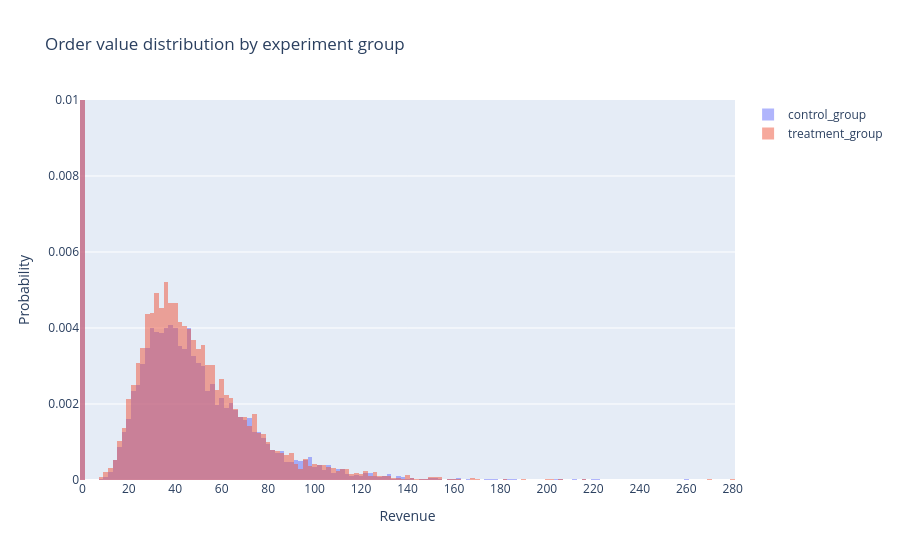

The notebook cell this image was saved under:
### Code cell
fig = go.Figure()

fig.add_trace(go.Histogram(x=control_value,
                           name='control_group',
                           histnorm='probability',
                           opacity=0.5,
                           nbinsx=200,
                          )
             )

fig.add_trace(go.Histogram(x=treatment_value,
                           name='treatment_group',
                           histnorm='probability',
                           opacity=0.5,
                           nbinsx=200,
                          )
             )

fig.update_layout(
    title="Order value distribution by experiment group",
    xaxis_title="Revenue",
    yaxis_title="Probability",
    barmode="overlay"
)

fig.update_yaxes(
    range=[0, 0.01]
)

fig.update_xaxes(
    dtick=20
)
fig.show()

### Figure 1 — Plotly figure (JSON) as saved in the notebook; plotly's stock layout.template omitted (floating-point values rounded to 4 significant figures; data arrays with more than 128 entries replaced by an {"elided": "..."} marker saying what was removed)
{"data": [{"histnorm": "probability", "name": "control_group", "nbinsx": 200, "opacity": 0.5, "type": "histogram", "x": {"elided": "59888 float values"}}, {"histnorm": "probability", "name": "treatment_group", "nbinsx": 200, "opacity": 0.5, "type": "histogram", "x": {"elided": "60112 float values"}}], "layout": {"barmode": "overlay", "title": {"text": "Order value distribution by experiment group"}, "xaxis": {"dtick": 20, "title": {"text": "Revenue"}}, "yaxis": {"range": [0, 0.01], "title": {"text": "Probability"}}}}
